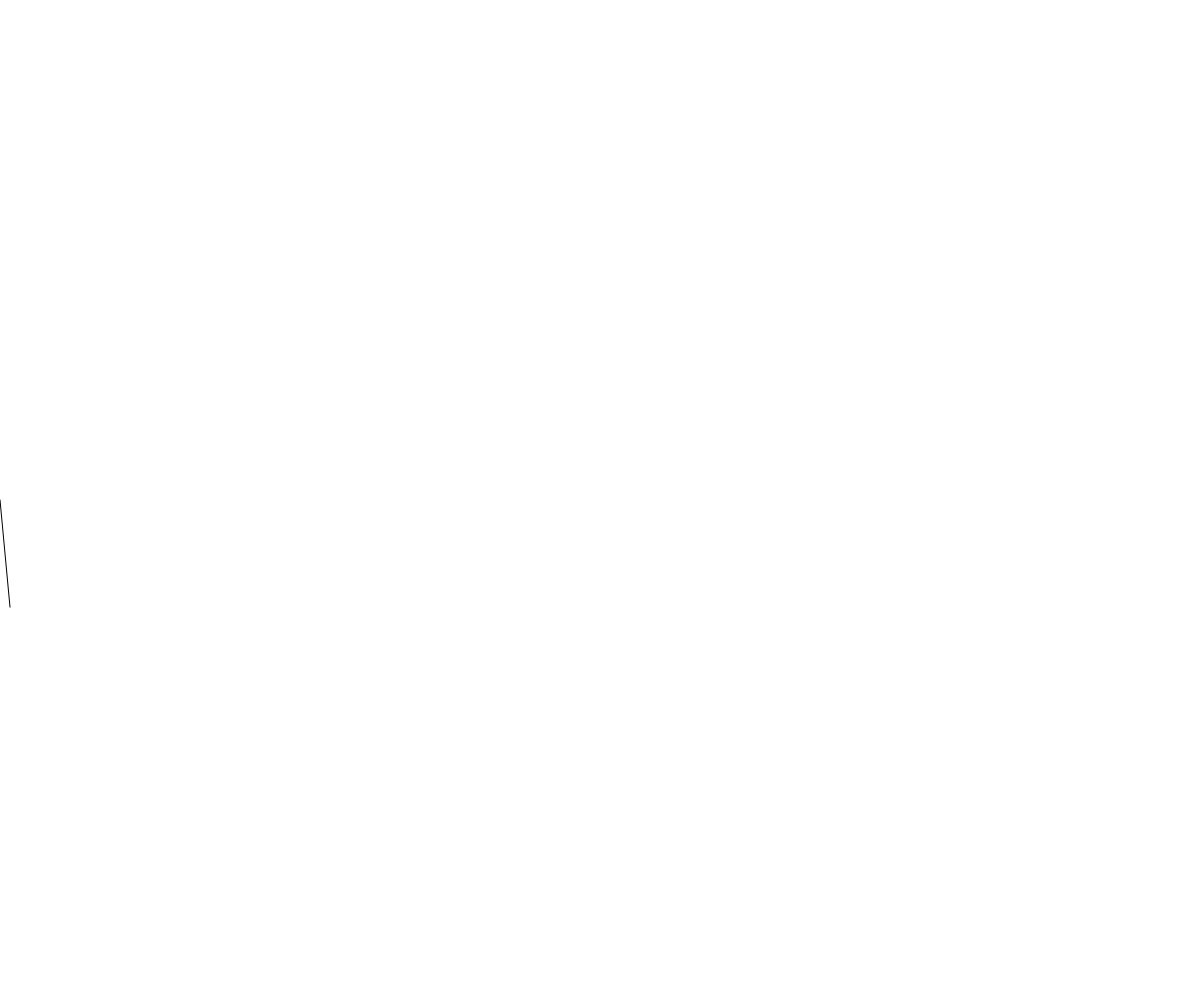
Frame 1 (no input)
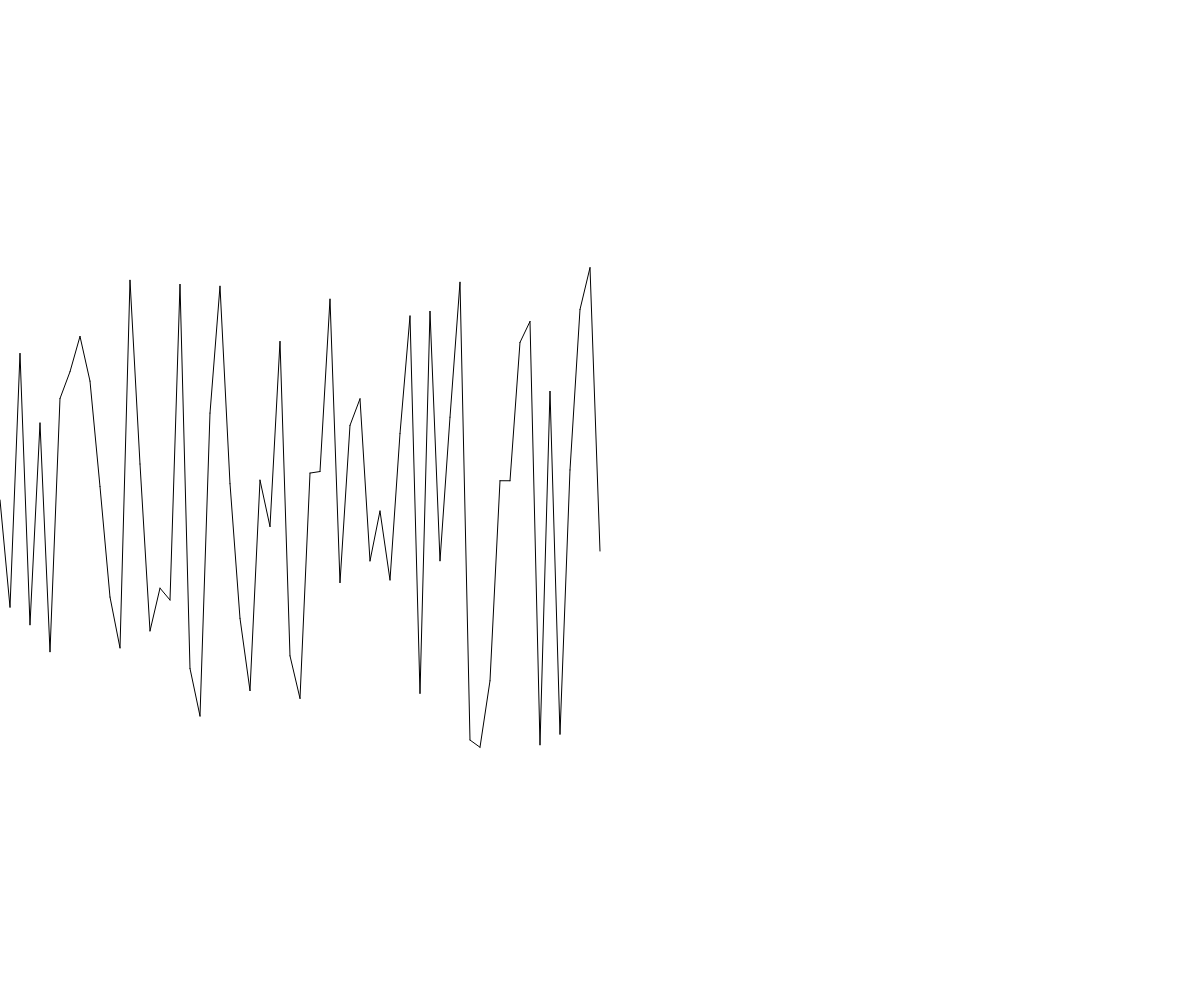
Frame 60 (no input)
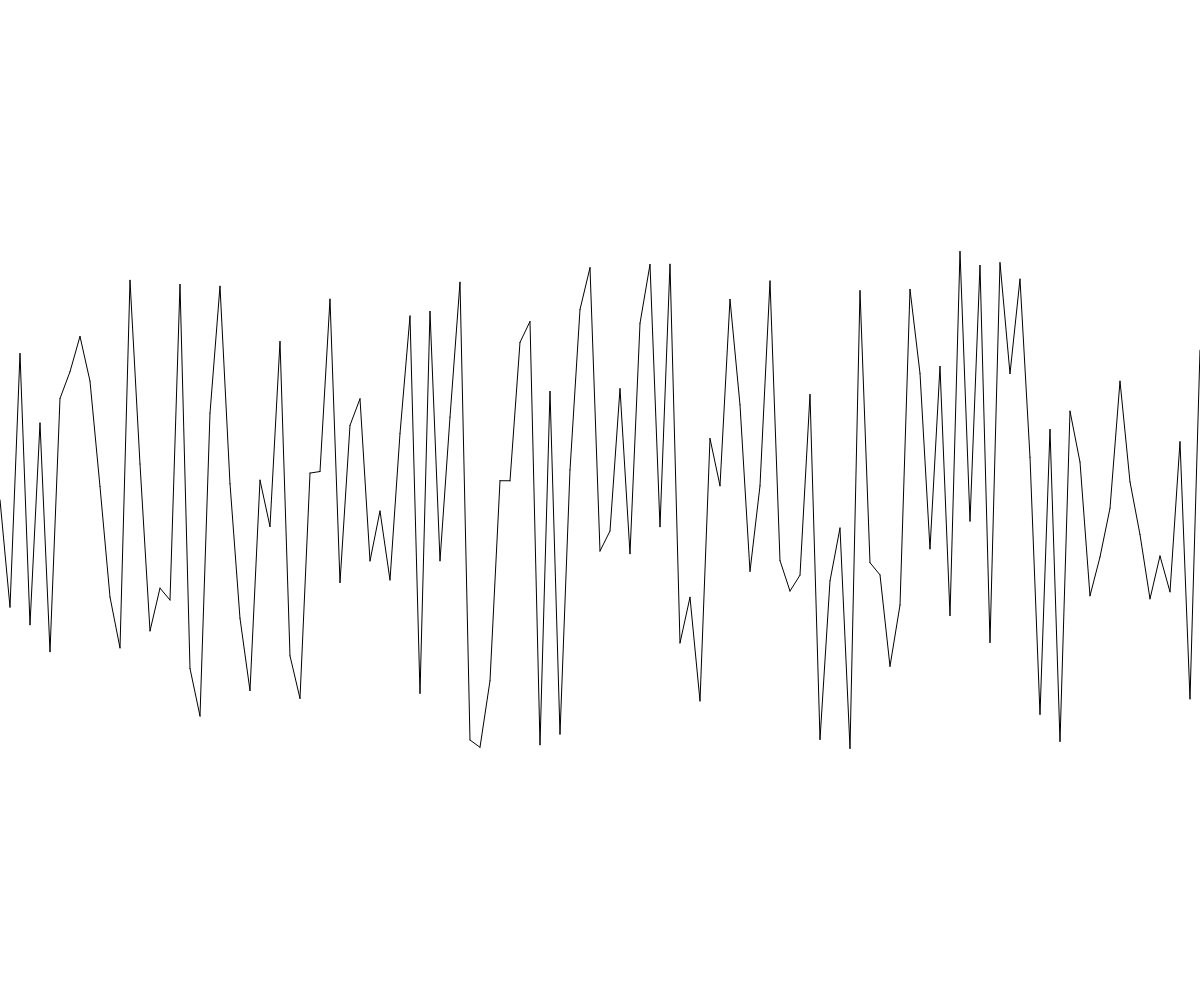
Frame 120 (the mouse pressed at the canvas centre since frame 60)

The p5.js sketch that drew these frames (run headless with seeded random() and noise() and a simulated clock; from frame 60 on, the mouse is pressed at the canvas centre):

// p5.js sketch
// ── sketch.js
/*
Mimi Yin NYU-ITP
Graphing Random
*/

// Store current x,y coordinates
let x, y;
// Store previous x,y coordinates
let px, py;

function setup() {
  createCanvas(windowWidth, windowHeight);
	background(255);
  // Begin in the left, middle.
  x = 0;
  y = height/2;
  px = x;
  py = y;
}

function draw() {

  // Advance 10 pixels across every frame.
  x+=10;

  // Generate a new random number for the y-position.
  y = random(-height/4, height/4) + height/2;

  // Draw a line from last frame's position to this frame's.
 	line(px, py, x, y);

  // Remember this frame's position for the next frame.
  px = x;
  py = y;
}
